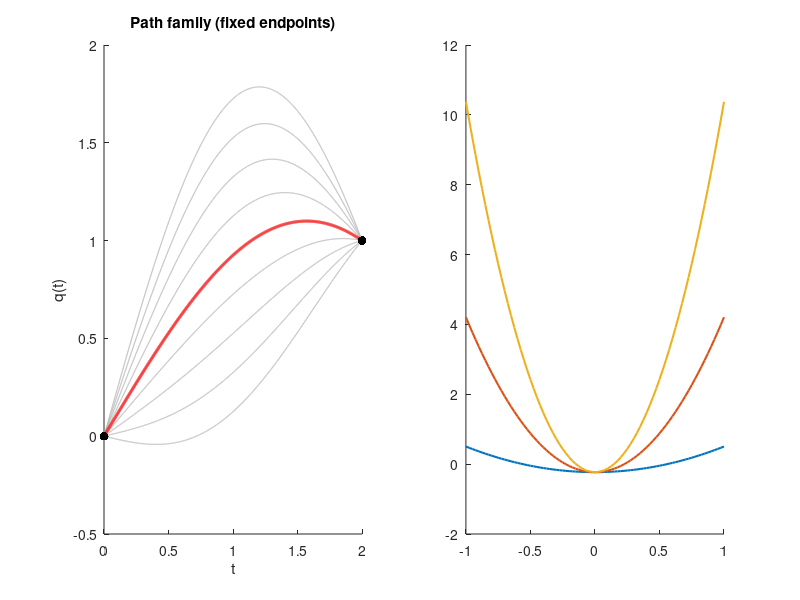

Write the MATLAB code that produced this figure. (Note: this script raises an error after producing the figure.)
% Wk01 - Least action principle (Lagrangian mechanics)
% Physical Chemistry 2 - Prof. S. Joon Kwon - SPMDL - SKKU
% SHO paths q = q_cl + eps*sin(n*pi*t/T): S[q] is minimized at eps = 0.

m = 1; w = 1; T = 2; qT = 1;
A = qT/sin(w*T);
t = linspace(0, T, 2001);
q_cl = A*sin(w*t);

action = @(q) trapz(t, 0.5*m*gradient(q, t).^2 - 0.5*m*w^2*q.^2);
S_cl = action(q_cl);
fprintf('classical action S_cl = %.6f\n', S_cl);

figure(1);
subplot(1,2,1); hold on;
for e = linspace(-0.8, 0.8, 9)
    plot(t, q_cl + e*sin(pi*t/T), 'Color', [0.7 0.7 0.7], 'LineWidth', 0.8);
end
plot(t, q_cl, 'r-', 'LineWidth', 2.2);
scatter([0 T], [0 qT], 40, 'k', 'filled');
xlabel('t'); ylabel('q(t)'); title('Path family (fixed endpoints)');

subplot(1,2,2); hold on;
eps = linspace(-1, 1, 81);
for n = 1:3
    S = arrayfun(@(e) action(q_cl + e*sin(n*pi*t/T)), eps);
    plot(eps, S, 'LineWidth', 1.5, 'DisplayName', sprintf('mode n=%d', n));
end
xline(0, 'k'); scatter(0, S_cl, 40, 'k', 'filled', 'DisplayName', 'classical');
xlabel('\epsilon'); ylabel('S[q]'); legend;
title('Action is minimized on the classical path');
